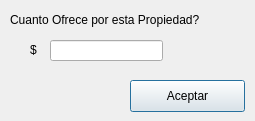
<?xml version="1.0" encoding="UTF-8"?>
<ui version="4.0">
 <class>ComprarDialog</class>
 <widget class="QDialog" name="ComprarDialog">
  <property name="geometry">
   <rect>
    <x>0</x>
    <y>0</y>
    <width>255</width>
    <height>121</height>
   </rect>
  </property>
  <property name="windowTitle">
   <string>Dialog</string>
  </property>
  <widget class="QLabel" name="label">
   <property name="geometry">
    <rect>
     <x>10</x>
     <y>10</y>
     <width>241</width>
     <height>19</height>
    </rect>
   </property>
   <property name="text">
    <string>Cuanto Ofrece por esta Propiedad?</string>
   </property>
  </widget>
  <widget class="QPushButton" name="pushButton">
   <property name="geometry">
    <rect>
     <x>130</x>
     <y>80</y>
     <width>115</width>
     <height>32</height>
    </rect>
   </property>
   <property name="text">
    <string>Aceptar</string>
   </property>
  </widget>
  <widget class="QLineEdit" name="valorSubasta">
   <property name="geometry">
    <rect>
     <x>50</x>
     <y>40</y>
     <width>113</width>
     <height>21</height>
    </rect>
   </property>
  </widget>
  <widget class="QLabel" name="label_2">
   <property name="geometry">
    <rect>
     <x>30</x>
     <y>40</y>
     <width>16</width>
     <height>19</height>
    </rect>
   </property>
   <property name="text">
    <string>$</string>
   </property>
  </widget>
 </widget>
 <resources/>
 <connections/>
</ui>
